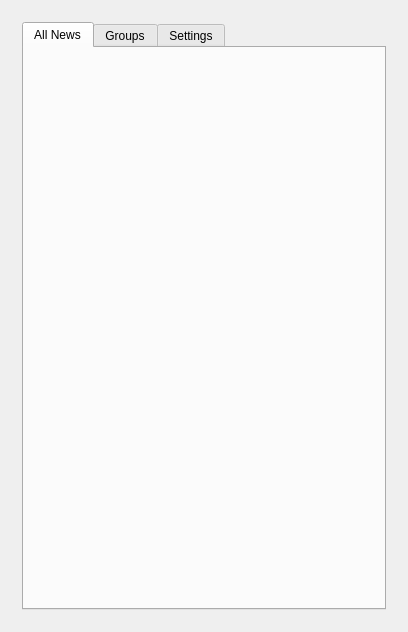
<?xml version="1.0" encoding="UTF-8"?>
<ui version="4.0">
 <class>MainWindow</class>
 <widget class="QMainWindow" name="MainWindow">
  <property name="geometry">
   <rect>
    <x>0</x>
    <y>0</y>
    <width>408</width>
    <height>632</height>
   </rect>
  </property>
  <property name="windowTitle">
   <string>MainWindow</string>
  </property>
  <widget class="QWidget" name="centralWidget">
   <layout class="QHBoxLayout" name="horizontalLayout">
    <item>
     <widget class="QStackedWidget" name="stackedWidget">
      <property name="currentIndex">
       <number>0</number>
      </property>
      <widget class="QWidget" name="page">
       <layout class="QVBoxLayout" name="verticalLayout">
        <item>
         <widget class="QTabWidget" name="tabWidget">
          <property name="currentIndex">
           <number>0</number>
          </property>
          <widget class="AllNewsTab" name="allNewsTab">
           <attribute name="title">
            <string>All News</string>
           </attribute>
          </widget>
          <widget class="GroupsTab" name="groupsTab">
           <attribute name="title">
            <string>Groups</string>
           </attribute>
          </widget>
          <widget class="SettingsTab" name="settingsTab">
           <attribute name="title">
            <string>Settings</string>
           </attribute>
          </widget>
         </widget>
        </item>
       </layout>
      </widget>
      <widget class="CurrentNews" name="page_2"/>
     </widget>
    </item>
   </layout>
  </widget>
 </widget>
 <layoutdefault spacing="6" margin="11"/>
 <customwidgets>
  <customwidget>
   <class>AllNewsTab</class>
   <extends>QWidget</extends>
   <header location="global">allnewstab.h</header>
   <container>1</container>
  </customwidget>
  <customwidget>
   <class>GroupsTab</class>
   <extends>QWidget</extends>
   <header location="global">groupstab.h</header>
   <container>1</container>
  </customwidget>
  <customwidget>
   <class>SettingsTab</class>
   <extends>QWidget</extends>
   <header location="global">settingstab.h</header>
   <container>1</container>
  </customwidget>
  <customwidget>
   <class>CurrentNews</class>
   <extends>QWidget</extends>
   <header location="global">currentnews.h</header>
   <container>1</container>
  </customwidget>
 </customwidgets>
 <resources/>
 <connections/>
</ui>
